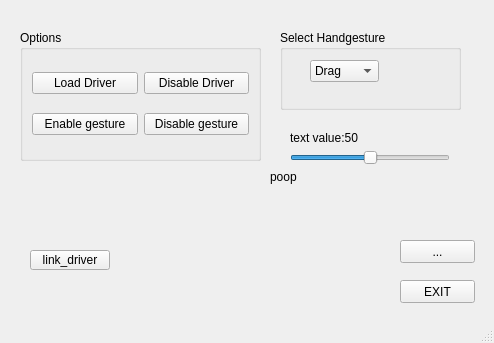
<?xml version="1.0" encoding="UTF-8"?>
<ui version="4.0">
 <class>MainWindow</class>
 <widget class="QMainWindow" name="MainWindow">
  <property name="geometry">
   <rect>
    <x>0</x>
    <y>0</y>
    <width>494</width>
    <height>343</height>
   </rect>
  </property>
  <property name="windowTitle">
   <string>MainWindow</string>
  </property>
  <widget class="QWidget" name="centralwidget">
   <widget class="QPushButton" name="pushButton_6">
    <property name="geometry">
     <rect>
      <x>400</x>
      <y>280</y>
      <width>75</width>
      <height>23</height>
     </rect>
    </property>
    <property name="text">
     <string>EXIT</string>
    </property>
   </widget>
   <widget class="QGroupBox" name="groupBox_2">
    <property name="geometry">
     <rect>
      <x>280</x>
      <y>30</y>
      <width>181</width>
      <height>80</height>
     </rect>
    </property>
    <property name="title">
     <string>Select Handgesture</string>
    </property>
    <widget class="QComboBox" name="comboBox">
     <property name="geometry">
      <rect>
       <x>30</x>
       <y>30</y>
       <width>69</width>
       <height>22</height>
      </rect>
     </property>
     <item>
      <property name="text">
       <string>Drag</string>
      </property>
     </item>
     <item>
      <property name="text">
       <string>Tap</string>
      </property>
     </item>
     <item>
      <property name="text">
       <string>Thumb</string>
      </property>
     </item>
     <item>
      <property name="text">
       <string>Knock</string>
      </property>
     </item>
     <item>
      <property name="text">
       <string>Slide</string>
      </property>
     </item>
    </widget>
   </widget>
   <widget class="QGroupBox" name="groupBox">
    <property name="geometry">
     <rect>
      <x>20</x>
      <y>30</y>
      <width>241</width>
      <height>131</height>
     </rect>
    </property>
    <property name="title">
     <string>Options</string>
    </property>
    <layout class="QGridLayout" name="gridLayout">
     <item row="0" column="0">
      <widget class="QPushButton" name="pushButton">
       <property name="text">
        <string>Load Driver</string>
       </property>
      </widget>
     </item>
     <item row="0" column="1">
      <widget class="QPushButton" name="pushButton_3">
       <property name="text">
        <string>Disable Driver</string>
       </property>
      </widget>
     </item>
     <item row="1" column="0">
      <widget class="QPushButton" name="pushButton_2">
       <property name="text">
        <string>Enable gesture</string>
       </property>
      </widget>
     </item>
     <item row="1" column="1">
      <widget class="QPushButton" name="pushButton_4">
       <property name="text">
        <string>Disable gesture</string>
       </property>
      </widget>
     </item>
    </layout>
   </widget>
   <widget class="QPushButton" name="pushButton_5">
    <property name="geometry">
     <rect>
      <x>400</x>
      <y>240</y>
      <width>75</width>
      <height>23</height>
     </rect>
    </property>
    <property name="text">
     <string>...</string>
    </property>
   </widget>
   <widget class="QSlider" name="horizontalSlider">
    <property name="geometry">
     <rect>
      <x>290</x>
      <y>150</y>
      <width>160</width>
      <height>16</height>
     </rect>
    </property>
    <property name="value">
     <number>50</number>
    </property>
    <property name="orientation">
     <enum>Qt::Horizontal</enum>
    </property>
   </widget>
   <widget class="QLabel" name="lb_slider">
    <property name="geometry">
     <rect>
      <x>290</x>
      <y>130</y>
      <width>161</width>
      <height>16</height>
     </rect>
    </property>
    <property name="text">
     <string>text value:50</string>
    </property>
   </widget>
   <widget class="QPushButton" name="btn_ld">
    <property name="geometry">
     <rect>
      <x>30</x>
      <y>250</y>
      <width>80</width>
      <height>20</height>
     </rect>
    </property>
    <property name="text">
     <string>link_driver</string>
    </property>
   </widget>
   <widget class="QLabel" name="label">
    <property name="geometry">
     <rect>
      <x>270</x>
      <y>170</y>
      <width>47</width>
      <height>14</height>
     </rect>
    </property>
    <property name="text">
     <string>poop</string>
    </property>
   </widget>
  </widget>
  <widget class="QMenuBar" name="menubar">
   <property name="geometry">
    <rect>
     <x>0</x>
     <y>0</y>
     <width>494</width>
     <height>22</height>
    </rect>
   </property>
  </widget>
  <widget class="QStatusBar" name="statusbar"/>
 </widget>
 <resources/>
 <connections/>
</ui>
